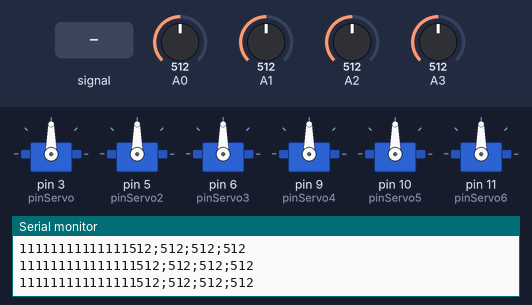
The program below on a simulated Arduino Uno, built with avr-gcc and run on an emulated ATmega328P. On the bench: 6 × servo, the last lines printed to the serial monitor. The test bench sets the inputs (shaded band); at power-on: A2 = 512, A1 = 512, A0 = 512, A3 = 512.

Above: at 1.2 s.
1.3 s: A0 fed a 200 Hz sine of ±255 counts around its level
At 1.9 s:
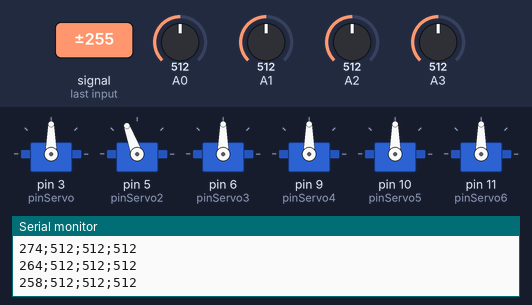
2.8 s: A2 set to 330
4.3 s: A2 set to 310
At 5.2 s:
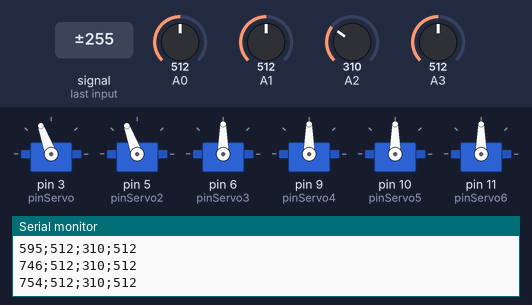
5.8 s: A1 set to 387
7.3 s: A1 set to 362
At 7.6 s:
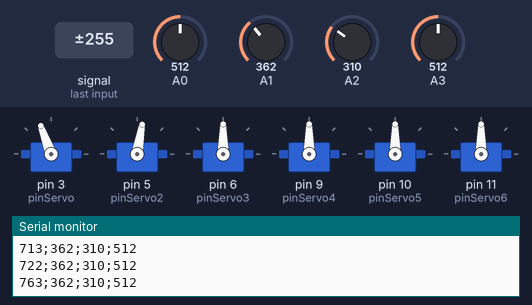
8.8 s: A1 set to 716
At 10.0 s:
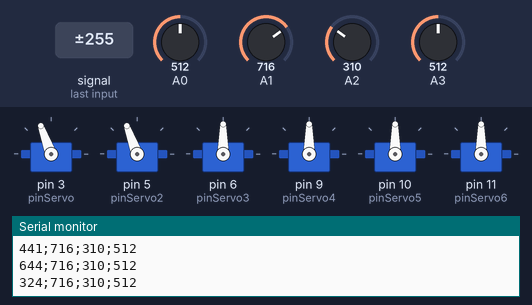
Timing chart, 0 to 11.3 s (numbered marks = the images above; inputs shaded):
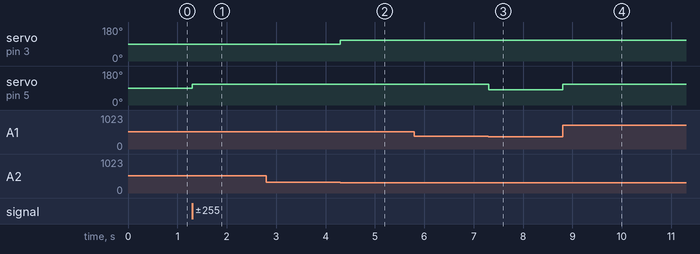

Measured:
- the behaviour switches between 320 and 319 on A2 (found by bisection; images 1 and 2)
- the behaviour switches between 380 and 379 on A1 (found by bisection; images 2 and 3)
- after the input at 1.3 s, servo on pin 5 (pinServo2): 90° → 110° at once
- after the input at 4.3 s, servo on pin 3 (pinServo): 90° → 110° at once
- after the input at 7.3 s, servo on pin 5 (pinServo2): 110° → 80° at once
- after the input at 8.8 s, servo on pin 5 (pinServo2): 80° → 110° at once

The program:

main.cpp
```cpp
#include <Arduino.h>

#include <Servo.h>
#define pinServo 3
#define pinServo2 5
#define pinServo3 6
#define pinServo4 9
#define pinServo5 10
#define pinServo6 11

Servo servoMotor;
Servo servoMotor2;
Servo servoMotor3;
Servo servoMotor4;
Servo servoMotor5;
Servo servoMotor6;

int pot, pot2, pot3, pot4, contN, contP, contH, contV, nivelP, nivelN, modoH,modoV,modo3,modo4;
int velH = 90, velV = 90 ;
unsigned long t0, t1;

void setup() {
  Serial.begin(115200);
  pinMode(pot, INPUT);
  pinMode(pot2, INPUT);
  pinMode(pot3, INPUT);
  pinMode(pot4, INPUT);
  // SERVOMOTOR 4 (HORIZONTAL) Y 3 (VERTICAL) --> NIVEL 1
  // SERVOMOTOR 2 (HORIZONTAL) Y 1 (VERTICAL) --> NIVEL 2
  // SERVOMOTOR 6 (HORIZONTAL) Y 5 (VERTICAL) --> NIVEL 3
  servoMotor.attach(pinServo);
  servoMotor2.attach(pinServo2);
  servoMotor3.attach(pinServo3);
  servoMotor4.attach(pinServo4);
  servoMotor5.attach(pinServo5);
  servoMotor6.attach(pinServo6);

  modoH = 0;
  modoV = 0;
  t0 = millis();
  t1 = millis();
  contH = 0;
  contV = 0;
}

void loop() {
  // put your main code here, to run repeatedly:
  pot = analogRead(A0);
  pot2 = analogRead(A1);
  pot3 = analogRead(A2);
  pot4 =  analogRead(A3);

  //float volt1 = 5.0 * (pot/1023.0);
  //float volt2 = 5.0 * (pot2/1023.0);
  //float volt3 = 5.0 * (pot3/1023.0);

//MODO DE MOVIMIENTO HORIZONTAL
if (millis() - contH >= 1000){
  //---------EMG 1-----------------------------------------------------------------
  if ((pot >= 330)&&(modoH == 0)){


    modoH = 1;
    Serial.print(modoH);
    velH = 80;

  }
  else if ((pot >= 330)&&(modoH == 2)){
    contH=0;

    modoH = 0;
    velH = 90;

  }


//servoMotor6.write(90);

// -----SENSOR EMG2-----------------------------------------------------------------
  if  ((pot2 >= 380)&&(modoH == 0)){
    modoH = 2;
    velH = 110;

  }

  else if ((pot2 >= 380)&&(modoH == 1)){
    contH=0;

    modoH = 0;
    velH = 90;

  }
}
servoMotor2.write(velH);
//****************************************************************************************************************************************************
// MODO DE MOVIMIENTO VERTICAL -----------------------------------------------------------------------------------------------------
if (millis()-contV >= 1000){
  // sensor EMG 3 -----------------------------------------------------------------------------------------------------

if  ((pot3 >= 320)&&(modoV == 0)){


    modoV = 1;
    velV = 80;

  }

else if ((pot3 >= 320)&&(modoV == 2)){
    contV=0;

    modoV = 0;
    velV = 90;

  }


//servoMotor5.write(90);
 // sensor EMG4--------------------------------------------------------------------------------------------------------

  if  ((pot4 >= 350)&&(modoV == 0)){
    modoV = 2;
    velV=110;

  }
  else if ((pot4 >= 350)&&(modoV == 1)){
    contV=0;

    modoV = 0;
    velV = 90;

  }

}
servoMotor.write(velV);
// PRINT---------------------------------------------------------
  if(millis() - t0 >= 10){
    t0 = millis();
    Serial.print(pot);
    Serial.print(";");
    Serial.print(pot2);
    Serial.print(";");
    Serial.print(pot3);
    Serial.print(";");
    Serial.println(pot4);

  }

}
```
